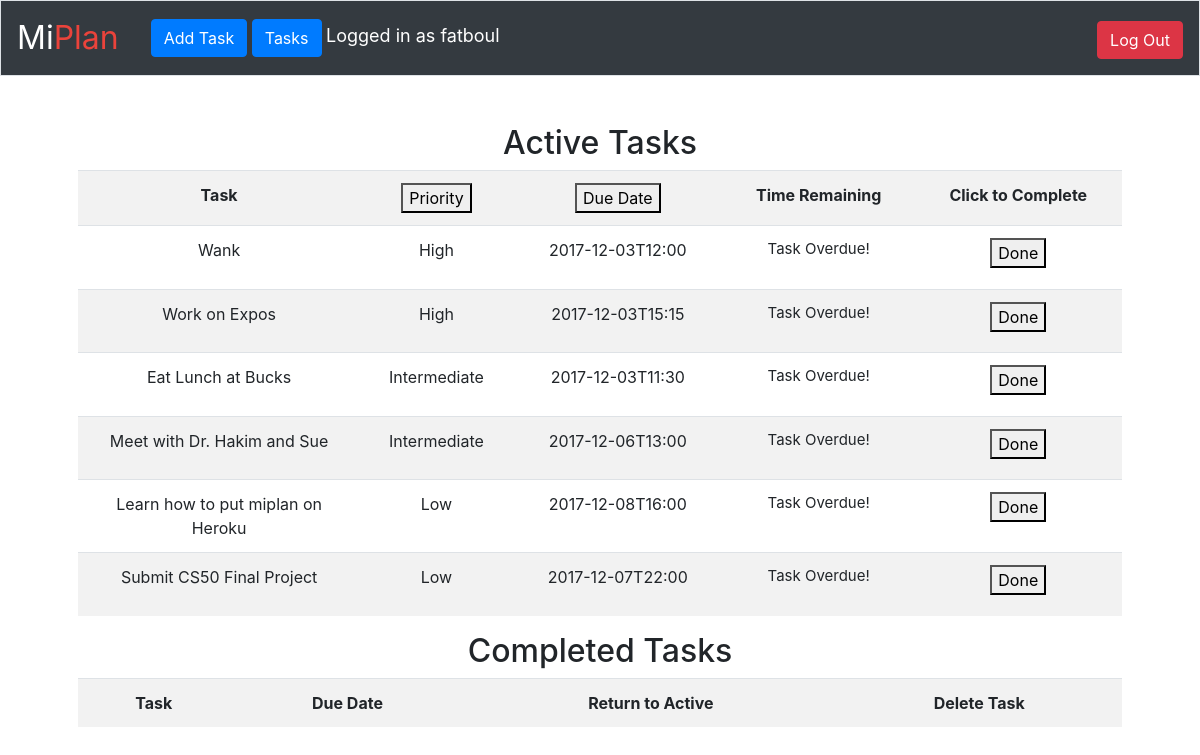
The app's page /psort (signed in) with its own data.
### tables this page shows
CREATE TABLE 'tasks' ('id' INTEGER PRIMARY KEY AUTOINCREMENT NOT NULL,'name' TEXT,'priority' TEXT, 'user_id' INTEGER, 'time' TEXT, 'completed' INTEGER DEFAULT 0);

### application.py (the view)
@app.route("/psort")
@login_required
def psort():
    global sort
    sort = 'priority'
    psort = db.execute(
        "SELECT * FROM tasks WHERE user_id=:id AND completed=0 ORDER BY priority", id=session["user_id"])
    completed = db.execute(
        "SELECT * FROM tasks WHERE user_id=:id AND completed=1", id=session["user_id"])
    return render_template("index.html", tasks=psort, completed=completed)

### helpers.py (called while the page is built)
def login_required(f):
    @wraps(f)
    def decorated_function(*args, **kwargs):
        if session.get("user_id") is None:
            return redirect("/home")
        return f(*args, **kwargs)
    return decorated_function

### templates/index.html (shortened to what this page needs)
{% extends "layout.html" %}
{% block main %}
<h2>Active Tasks</h2>
<table class="table table-striped" style="width:100%">
  <tr>
    <th>Task</th>
    <th><button type="button" class="btn-default" onclick= "location.href = '/psort';" >Priority</button></th>
    <th><button type="button" class="btn-default" onclick= "location.href = '/tsort';" >Due Date</button></th>
    <th>Time Remaining</th>
    <th>Click to Complete</th>
  </tr>
{% for task in tasks %}
    <tr>
        <td style="word-wrap: break-word; max-width: 220px;">{{ task.name }}</td>
        <td>{{ task.priority }}</td>
        <td>{{ task.time }}</td>
        <td><!DOCTYPE HTML>
<head>
<p id="{{ task.id }}-time"></p>
        </td>
        <td>
            <form action= "/completed" method="get">
                <button name ="done" type="submit" value="{{ task.id }}">Done</button>
            </form>
        </td>
    </tr>
{% endfor %}
</table>
<table class="table table-striped" style="width:100%">
<h2>Completed Tasks</h2>
    <tr>
        <th>Task</th>
        <th>Due Date</th>
        <th>Return to Active</th>
        <th>Delete Task</th>
    </tr>
</table>
{% endblock %}

### templates/index.html (style rules this page uses)
p { text-align: center; font-size: 15px; }

### records on screen
tasks: name "Wank", priority "High", time "2017-12-03T12:00", {{ task.id }} 226 (drawn)
tasks: name "Work on Expos", priority "High", time "2017-12-03T15:15", {{ task.id }} 228 (drawn)
tasks: name "Eat Lunch at Bucks", priority "Intermediate", time "2017-12-03T11:30", {{ task.id }} 227 (drawn)
tasks: name "Meet with Dr. Hakim and Sue", priority "Intermediate", time "2017-12-06T13:00", {{ task.id }} 231 (drawn)
tasks: name "Learn how to put miplan on Heroku", priority "Low", time "2017-12-08T16:00", {{ task.id }} 229 (drawn)
tasks: name "Submit CS50 Final Project", priority "Low", time "2017-12-07T22:00", {{ task.id }} 230 (drawn)

### other values on screen
{{ session.username }} "fatboul"
